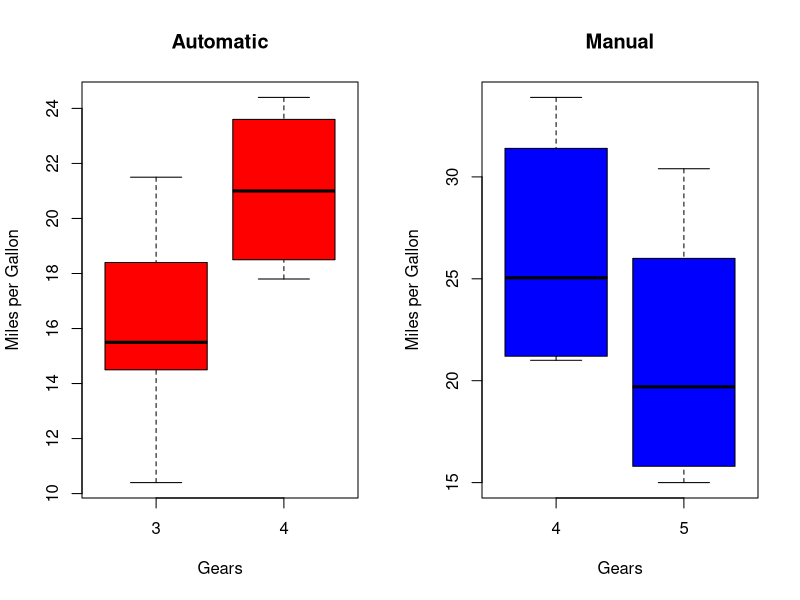
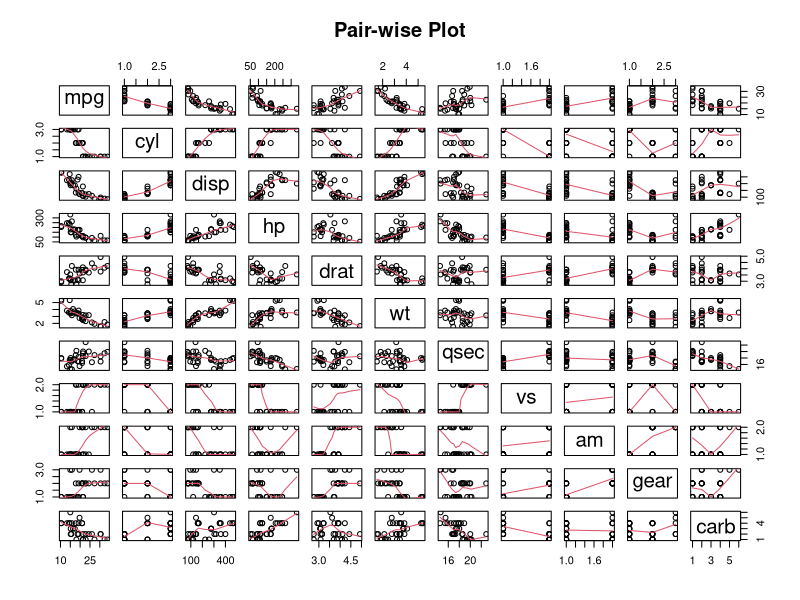
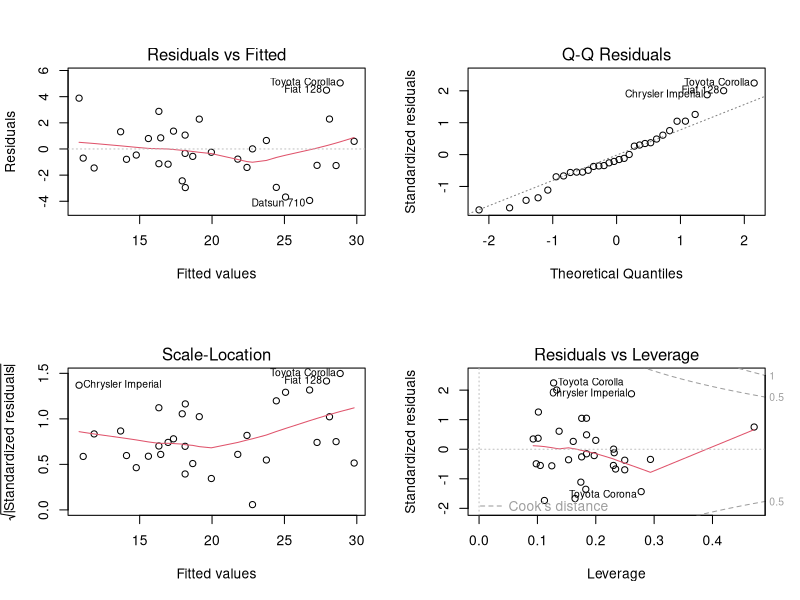

Write the R code that produced these figures, in order.
## ---- chunk 1
# make this an external chunk that can be included in any file
require(knitr)
data(mtcars)
#require(ggplot2)
options(width = 100)
opts_chunk$set(message = F, error = F, warning = F, comment = NA, fig.align = 'center', dpi = 100, tidy = F, cache.path = '.cache/', fig.path = 'fig/')

## ---- chunk 2
#Summaries
str(mtcars)
summary(mtcars)
## ---- chunk 3
#Box Plot
mean_mpg <- as.list(round(tapply(mtcars$mpg, mtcars$am, mean), 2))
par(mfrow = c(1, 2))
boxplot(mtcars$mpg ~ mtcars$gear, subset = (mtcars$am == 0),
        xlab = "Gears", ylab = "Miles per Gallon", col = "red",
        main = "Automatic")
boxplot(mtcars$mpg ~ mtcars$gear, subset = (mtcars$am == 1),
        xlab = "Gears", ylab = "Miles per Gallon", col = "blue",
        main = "Manual")
## ---- chunk 4
#Factorize the variables with catagories
mtcars$cyl <- as.factor(mtcars$cyl)
mtcars$vs <- as.factor(mtcars$vs)
mtcars$am <- as.factor(mtcars$am)
levels(mtcars$am) <- c("Auto", "Man") #Rename Transmission Type
mtcars$gear <- as.factor(mtcars$gear)
mtcars$carb <- as.factor(mtcars$carb)
## ---- chunk 5
#Fit the model
fit <- lm(mpg~am, data = mtcars)
summary(fit)
## ---- chunk 6
#Fit a regression model on ALL the data
full_fit <- lm(mpg~., data = mtcars)

#Show the highest corrleated coeficients
summary(full_fit)
## ---- chunk 7
#Find the best model using the step() funciton
best_fit <- step(full_fit, direction = "both")

#Show the coefficents of the best fit
summary(best_fit)
## ---- chunk 8
#Pair-wise plot
pairs(mtcars, panel=panel.smooth, main="Pair-wise Plot")
## ---- chunk 9
#Plot the best fit
par(mfrow = c(2,2))
plot(best_fit)
